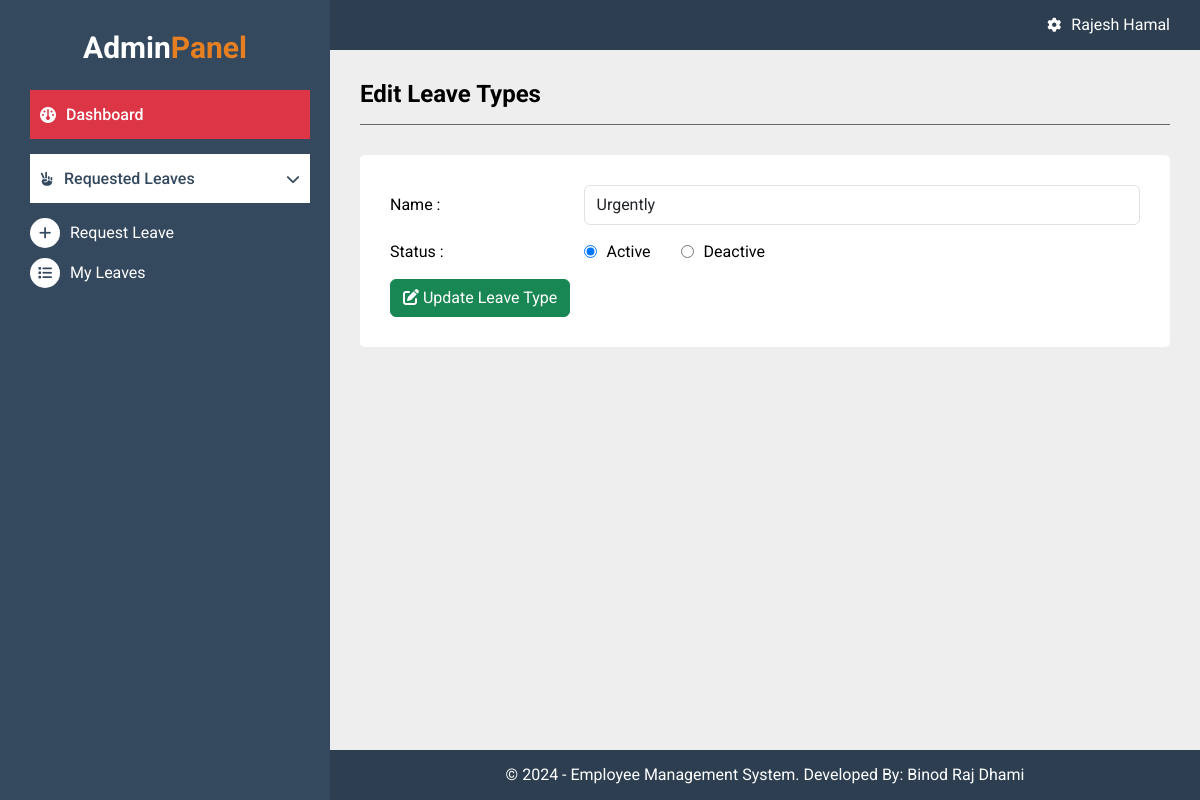
The app's page /admin/edit_leave_types.php?id=3 (signed in), older data.
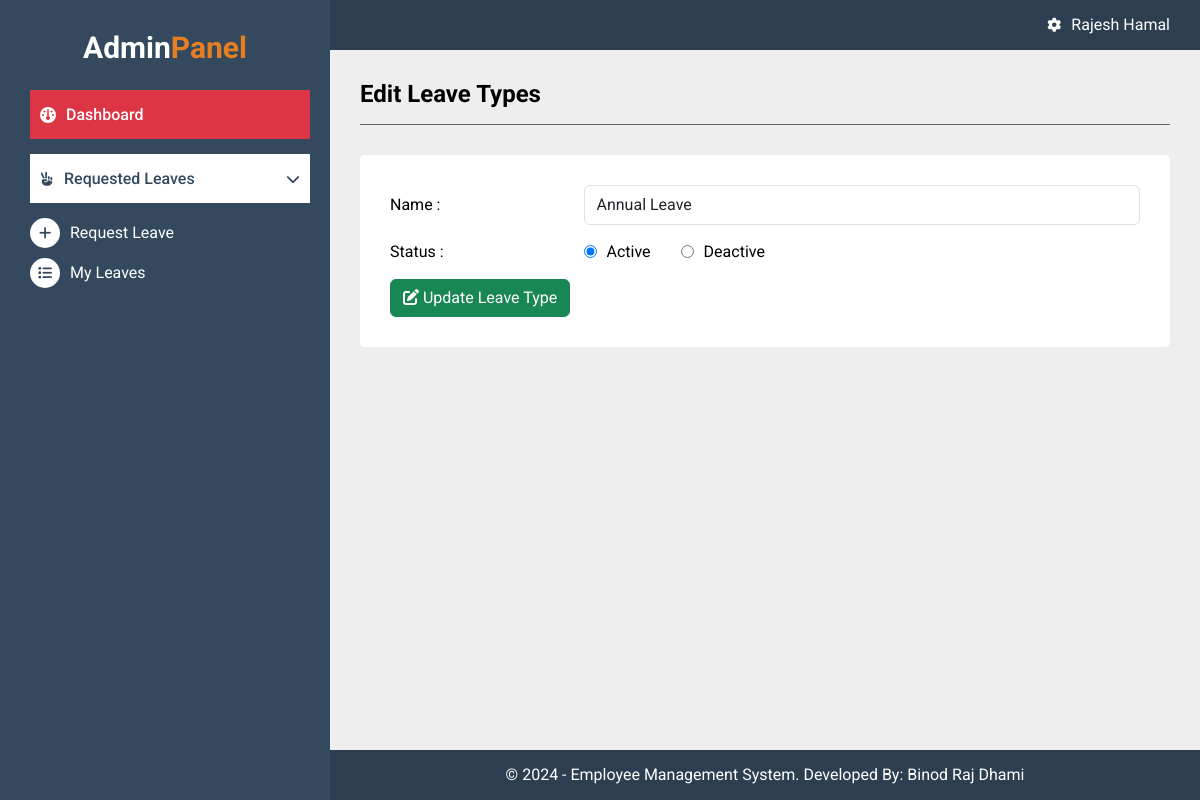
The same page, newer data.
### tables this page shows
CREATE TABLE `tbl_leave_types` (
  `id` int(11) NOT NULL,
  `name` varchar(50) NOT NULL,
  `status` tinyint(1) NOT NULL DEFAULT 1,
  `created_by` int(11) NOT NULL,
  `updated_by` int(11) DEFAULT NULL,
  `created_at` datetime NOT NULL DEFAULT current_timestamp(),
  `updated_at` datetime NOT NULL DEFAULT current_timestamp()
);

### admin/edit_leave_types.php (the view, shortened to what this page needs)
<?php
include_once("includes/header.php");
include_once("includes/sidebar.php");
$get_id = $_GET['id'];
$fetch_query = "SELECT * FROM tbl_leave_types where id= $get_id";
$fetch_result = $connection->query($fetch_query);
if ($fetch_result->num_rows > 0) {
    $leave_types = $fetch_result->fetch_assoc();
} else {
    header("location: list_employee.php");
}
?>
<div class="admin-main">
    <div class="heading-panel">
        <h1>Edit Leave Types</h1>
    </div>
    <div class="body-panel">
        <form action="" method="POST" class="add-employee-form">
            <div class="form-group">
                <div class="row">
                    <div class="col-sm-3">
                        <label>Name :</label>
                    </div>
                    <div class="col-sm-9">
                        <input type="text" name="name" class="form-control" placeholder="Enter Name" value="<?php echo $leave_types['name']; ?>">
                    </div>
                </div>
            </div>
            <div class="form-group">
                <div class="row">
                    <div class="col-sm-3">
                        <label>Status :</label>
                    </div>
                    <div class="col-sm-9 status-container">
                        <div>
                            <label for="active" class="status">
                                <input type="radio" id="active" name="status" value="1" <?php if ($leave_types['status'] == 1) {
                                                                                            echo 'checked';
                                                                                        } ?>> Active
                            </label>
                        </div>
                        <div>
                            <label for="deactive" class="status">
                                <input type="radio" id="deactive" name="status" value="0" <?php if ($leave_types['status'] == 0) {
                                                                                                echo 'checked';
                                                                                            } ?>> Deactive
                            </label>
                        </div>
                    </div>
                </div>
            </div>
            <div class="form-group">
                <button type="submit" name="btn_edit_leave_types" class="btn btn-success">
                    <i class="fa-solid fa-edit"></i>
                    Update Leave Type
                </button>
            </div>
        </form>
    </div>
</div>
<?php include_once("includes/footer.php"); ?>

Row changes from the older to the newer data that the page shows:
changed tbl_leave_types "☑ Active": name "Urgently" → "Annual Leave"
